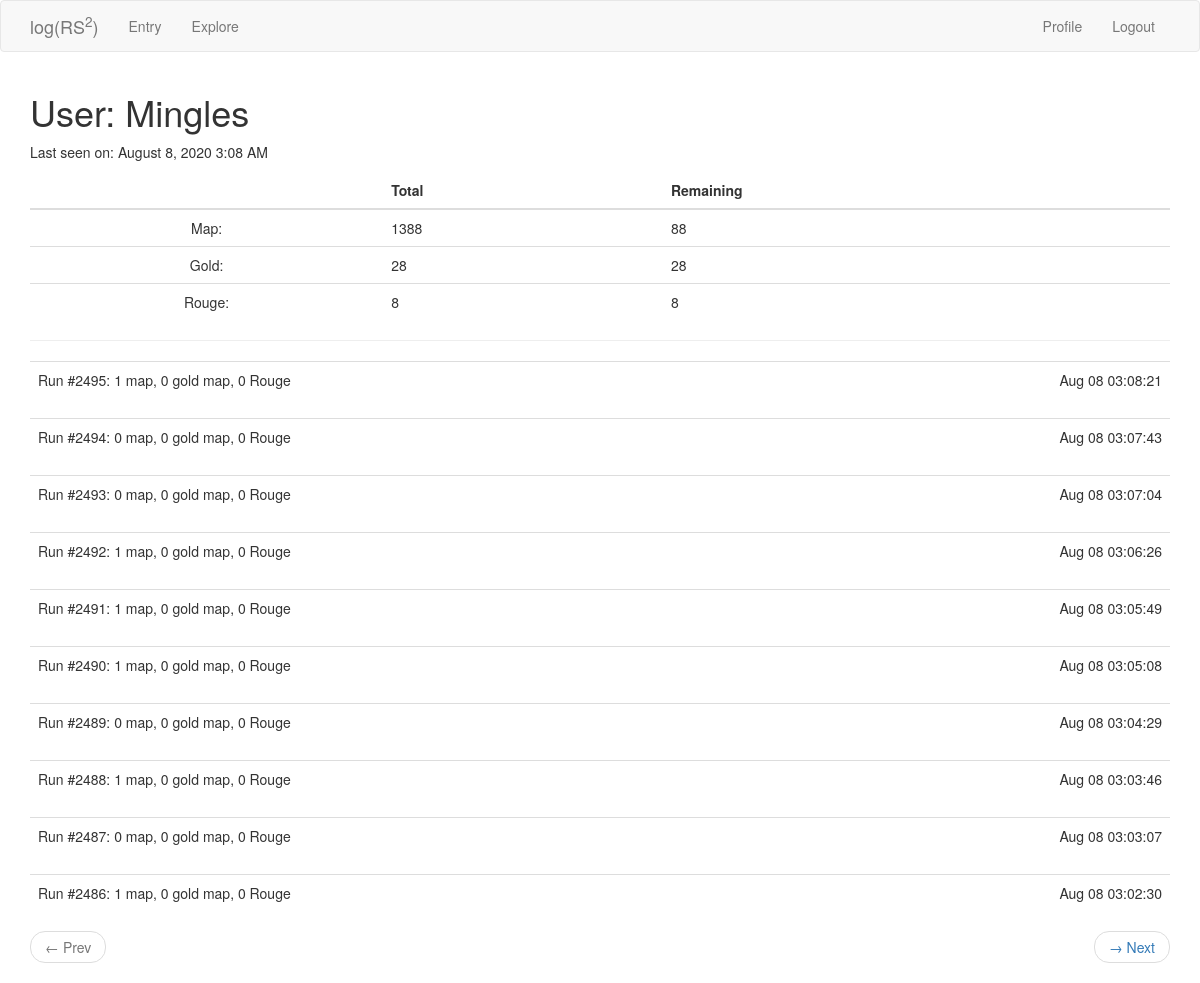
Screenshot of /user/Mingles (signed in) with the database file from the repository.
### app/models.py (models this page shows, shortened)
class User(UserMixin, db.Model):
    id = db.Column(db.Integer, primary_key=True)
    username = db.Column(db.String(64), index=True, unique=True)
    email = db.Column(db.String(128), index=True, unique=True)
    password_hash = db.Column(db.String(128))
    last_seen = db.Column(db.DateTime, default=datetime.utcnow)
    map_drops = db.relationship('MapDrop', backref='player', lazy='dynamic')
    treasure_drops = db.relationship('TreasureDrop', backref='player', lazy='dynamic')

class MapDrop(db.Model):
    id = db.Column(db.Integer, primary_key=True)
    map = db.Column(db.Integer)
    gold_map = db.Column(db.Integer)
    rouge = db.Column(db.Integer)
    time = db.Column(db.DateTime, index=True, default=datetime.utcnow)
    user_id = db.Column(db.Integer, db.ForeignKey('user.id'))
    run = db.Column(db.Integer)

### app/routes.py (the view)
@app.route('/user/<username>')
@login_required
def user(username):
    user = User.query.filter_by(username=username).first_or_404()
    page = request.args.get('page', 1, type=int)
    maps = db.session.query(db.func.sum(MapDrop.map)).filter_by(user_id=user.id).scalar()
    gold_maps = db.session.query(db.func.sum(MapDrop.gold_map)).filter_by(user_id=user.id).scalar()
    rouges = db.session.query(db.func.sum(MapDrop.rouge)).filter_by(user_id=user.id).scalar()
    map_remain = maps - user.treasure_drops.filter_by(quest_id=1).count() * 50 - \
                    user.treasure_drops.filter_by(quest_id=2).count() * 250
    gold_remain = gold_maps - user.treasure_drops.filter_by(quest_id=3).count()
    mapdrops = user.map_drops.order_by(MapDrop.time.desc()).paginate(page, app.config['MAPDROPS_PER_PAGE'], False)
    next_url = prev_url = None
    if mapdrops.has_next:
        next_url = url_for('user', username=user.username, page=mapdrops.next_num)
    if mapdrops.has_prev:
        prev_url = url_for('user', username=user.username, page=mapdrops.prev_num)
    return render_template('user.html', title='Profile', user=user, maps=maps, gold_maps=gold_maps, rouges=rouges,
                            map_remain=map_remain, gold_remain=gold_remain, mapdrops=mapdrops.items,
                            next_url=next_url, prev_url=prev_url)

### app/models.py (called while the page is built)
@login.user_loader
def load_user(id):
    return User.query.get(int(id))

### app/routes.py (called while the page is built)
@app.before_request
def before_request():
    if current_user.is_authenticated:
        current_user.last_seen = datetime.utcnow()
        db.session.commit()

### app/templates/user.html
{% extends "base.html" %}
{% block app_content %}
    <h1>User: {{ user.username }}</h1>
    {% if user.last_seen %}
    <p>Last seen on: {{ moment(user.last_seen).format('LLL') }}</p>
    {% endif %}
    <table class="table table-hover">
        <thead>
            <tr>
                <th scope="col"></th>
                <th scope="col">Total</th>
                <th scope="col">Remaining</th>
            </tr>
        </thead>
        <tbody>
            <tr>
                <td align="center">Map:</td>
                <td>{{ maps }}</td>
                <td>{{ map_remain }}</td>
            </tr>
            <tr>
                <td align="center">Gold:</td>
                <td>{{ gold_maps }}</td>
                <td>{{ gold_remain }}</td>
            </tr>
            <tr>
                <td align="center">Rouge:</td>
                <td>{{ rouges }}</td>
                <td>{{ rouges }}</td>
            </tr>
        </tbody>
    </table>
    <hr>
    {% for mapdrop in mapdrops %}
        {% include "_mapdrop.html" %}
    {% endfor %}
    {% if prev_url or next_url %}
    <nav aria-label="...">
        <ul class="pager">
            <li class="previous{% if not prev_url %} disabled{% endif %}">
                <a href="{{ prev_url or '#' }}">
                    <span aria-hidden="true">&larr;</span> Prev
                </a>
            </li>
            <li class="next{% if not next_url %} disabled{% endif %}">
                <a href="{{ next_url or '#' }}">
                    <span aria-hidden="true">&rarr;</span> Next
                </a>
            </li>
        </ul>
    </nav>
    {% endif %}
{% endblock %}

### app/templates/_mapdrop.html (shortened to what this page needs)
<table class="table table-hover">
    <tr>
        <td>
            Run #{{ mapdrop.run }}:
            {{ mapdrop.map }} map, {{ mapdrop.gold_map }} gold map, {{ mapdrop.rouge }} Rouge
        </td>
        <td align="right">
            {{ moment(mapdrop.time).format('MMM DD HH:mm:ss') }}
        </td>
    </tr>
</table>

### rows the page displays
User: username "Mingles", last_seen "August 8, 2020 3:08 AM"
MapDrop: run "2495", map "1", gold_map "0", rouge "0", time "Aug 08 03:08:21"
MapDrop: run "2494", map "0", gold_map "0", rouge "0", time "Aug 08 03:07:43"
MapDrop: run "2493", map "0", gold_map "0", rouge "0", time "Aug 08 03:07:04"
MapDrop: run "2492", map "1", gold_map "0", rouge "0", time "Aug 08 03:06:26"
MapDrop: run "2491", map "1", gold_map "0", rouge "0", time "Aug 08 03:05:49"
MapDrop: run "2490", map "1", gold_map "0", rouge "0", time "Aug 08 03:05:08"
MapDrop: run "2489", map "0", gold_map "0", rouge "0", time "Aug 08 03:04:29"
MapDrop: run "2488", map "1", gold_map "0", rouge "0", time "Aug 08 03:03:46"
MapDrop: run "2487", map "0", gold_map "0", rouge "0", time "Aug 08 03:03:07"
MapDrop: run "2486", map "1", gold_map "0", rouge "0", time "Aug 08 03:02:30"

### other values shown
{{ maps }} "1388"
{{ map_remain }} "88"
{{ gold_maps }} "28"
{{ gold_remain }} "28"
{{ rouges }} "8"
